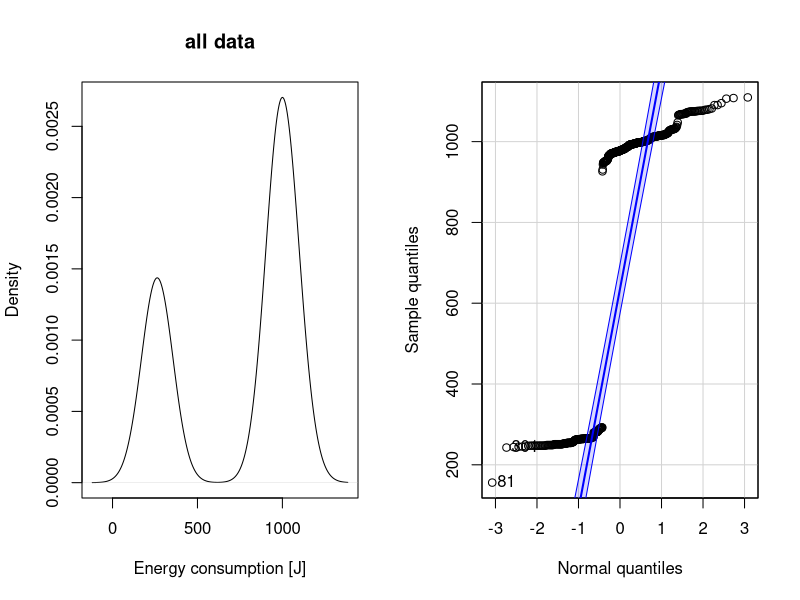
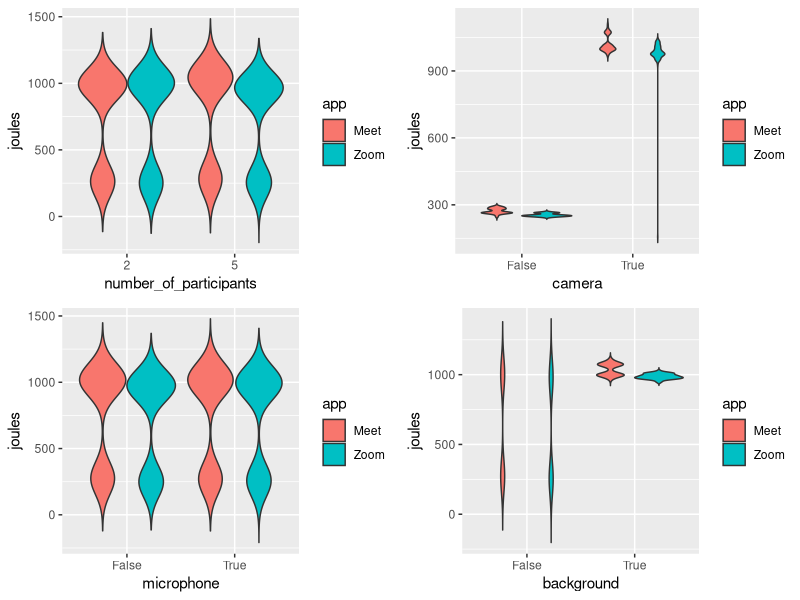
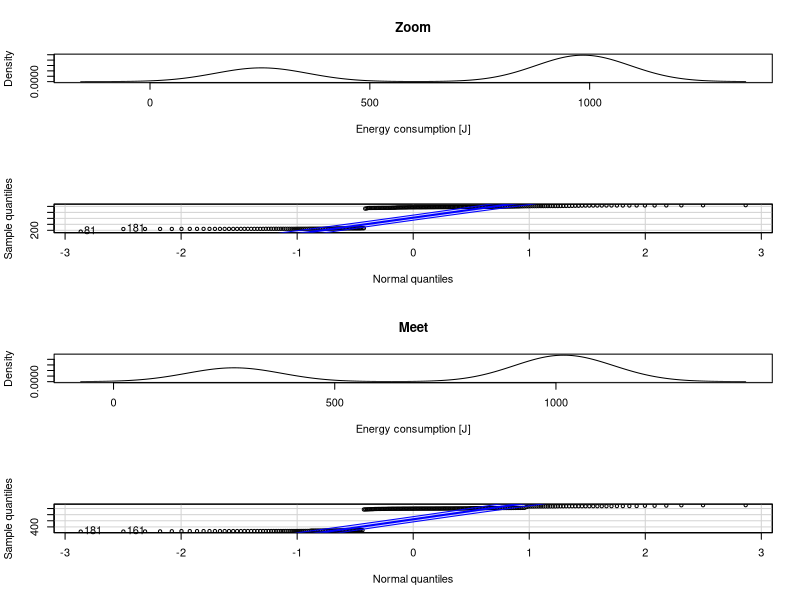
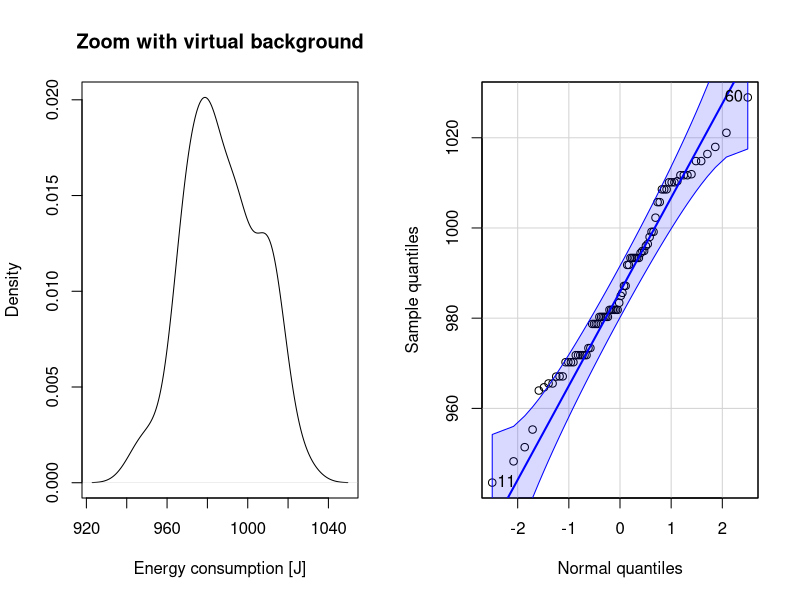
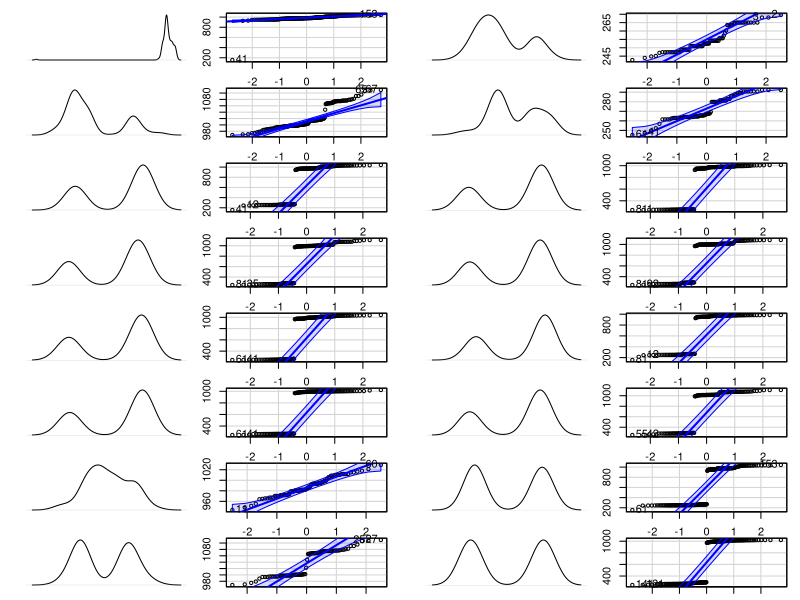

Source code (R) for these figures, in order:
library(tidyverse)
library(car)
library(ggplot2)
library(gridExtra)

data <- read.csv('results-main.csv')
data

data$app = as.factor(data$app)
data$number_of_participants = as.factor(data$number_of_participants)
data$camera = as.factor(data$camera)
data$microphone = as.factor(data$microphone)
data$background = as.factor(data$background)

check_normality <- function(dataset_to_eval, plot_title) {
  plot(density(dataset_to_eval$joules), main=plot_title, ylab="Density", xlab="Energy consumption [J]")
  qqPlot(dataset_to_eval$joules, xlab="Normal quantiles", ylab="Sample quantiles")
  print(shapiro.test(dataset_to_eval$joules)) # need to print explicitly in a loop
}

par(mfrow=c(1,2))

check_normality(data, "all data")

plot1 <- ggplot(data, aes(x=number_of_participants, y=joules, fill=app)) + geom_violin(trim=FALSE)
plot2 <- ggplot(data, aes(x=camera, y=joules, fill=app)) + geom_violin(trim=FALSE)
plot3 <- ggplot(data, aes(x=microphone, y=joules, fill=app)) + geom_violin(trim=FALSE)
plot4 <- ggplot(data, aes(x=background, y=joules, fill=app)) + geom_violin(trim=FALSE)


grid.arrange(plot1, plot2, plot3, plot4, nrow=2, ncol=2)

#--------------------------


datazoom <- data %>%
  filter(app == "Zoom") 

datameet <- data %>%
  filter(app == "Meet") 

par(mfrow=c(4,1))

check_normality(datazoom, "Zoom")

check_normality(datameet, "Meet")


#--------------------------




datazoomcam <- data %>%
  filter(app == "Zoom") %>%
  filter(camera == "True")

datazoomcamoff <- data %>%
  filter(app == "Zoom") %>%
  filter(camera == "False")

datameetcam <- data %>%
  filter(app == "Meet") %>%
  filter(camera == "True")

datameetcamoff <- data %>%
  filter(app == "Meet") %>%
  filter(camera == "False")

datazoommic <- data %>%
  filter(app == "Zoom") %>%
  filter(microphone == "True")

datazoommicoff <- data %>%
  filter(app == "Zoom") %>%
  filter(microphone == "False")

datameetmic <- data %>%
  filter(app == "Meet") %>%
  filter(microphone == "True")

datameetmicoff <- data %>%
  filter(app == "Meet") %>%
  filter(microphone == "False")

datazoom2 <- data %>%
  filter(app == "Zoom") %>%
  filter(number_of_participants == "2")

datazoom5 <- data %>%
  filter(app == "Zoom") %>%
  filter(number_of_participants == "5")

datameet2 <- data %>%
  filter(app == "Meet") %>%
  filter(number_of_participants == "2")

datameet5 <- data %>%
  filter(app == "Meet") %>%
  filter(number_of_participants == "5")

datazoomback <- data %>%
  filter(app == "Zoom") %>%
  filter(background == "True")

datazoomnoback <- data %>%
  filter(app == "Zoom") %>%
  filter(background == "False")

datameetback <- data %>%
  filter(app == "Meet") %>%
  filter(background == "True")

datameetnoback <- data %>%
  filter(app == "Meet") %>%
  filter(background == "False")


par(mfrow=c(1,2))
check_normality(datazoomback, "Zoom with virtual background")

check_normality <- function(dataset_to_eval, plot_title="") {
  plot(density(dataset_to_eval$joules),main="",xlab="",ylab="",axes=FALSE)
  qqPlot(dataset_to_eval$joules,xlab="",ylab="")
  print(shapiro.test(dataset_to_eval$joules)) # need to print explicitly in a loop
}
par(mfrow=c(8,4),ann=FALSE, mar = c(1,2,1,1))

check_normality(datazoomcam, "zoom cam")
check_normality(datazoomcamoff, "zoom no cam")
check_normality(datameetcam, "meet cam")
check_normality(datameetcamoff, "meet no cam")

check_normality(datazoommic, "zoom mic")
check_normality(datazoommicoff, "zoom no mic")
check_normality(datameetmic, "meet mic")
check_normality(datameetmicoff, "meet no mic")

check_normality(datazoom2, "zoom 2")
check_normality(datazoom5, "zoom 5")
check_normality(datameet2, "meet 2")
check_normality(datameet5, "meet 5")

check_normality(datazoomback, "zoom back")
check_normality(datazoomnoback, "zoom no back")
check_normality(datameetback, "meet back")
check_normality(datameetnoback, "meet no back")

#---------------------------------------
#datacam <- data %>%
#  filter(camera == "True")

#datacamoff <- data %>%
#  filter(camera == "False")

#datamic <- data %>%
#  filter(microphone == "True")

#datamicoff <- data %>%
#  filter(microphone == "False")

#data2 <- data %>%
#  filter(number_of_participants == "2")

#data5 <- data %>%
#  filter(number_of_participants == "5")

#databack <- data %>%
#  filter(background == "True")

#datanoback <- data %>%
#  filter(background == "False")

#check_normality(datacam, "cam")
#check_normality(datacamoff, "no cam")

#check_normality(datamic, "mic")
#check_normality(datamicoff, "no mic")

#check_normality(data2, "2")
#check_normality(data5, "5")

#check_normality(databack, "back")
#check_normality(datanoback, "no back")